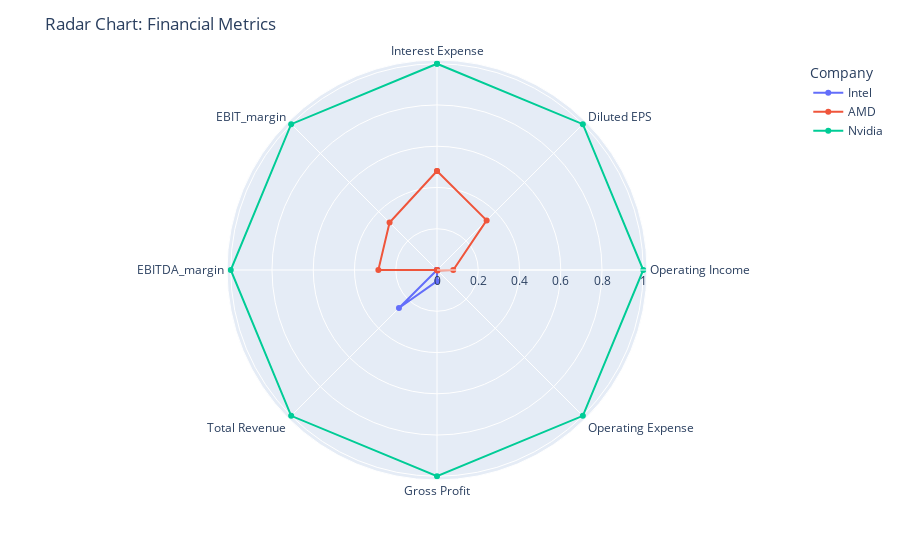

The notebook cell this image was saved under:
### Code cell


### Figure 1 — Plotly figure (JSON) as saved in the notebook; plotly's stock layout.template omitted (floating-point values rounded to 4 significant figures)
{"data": [{"hovertemplate": "Company=Intel<br>Value=%{r}<br>Metric=%{theta}<extra></extra>", "legendgroup": "Intel", "line": {"color": "#636efa", "dash": "solid"}, "marker": {"symbol": "circle"}, "mode": "lines+markers", "name": "Intel", "r": [0, 0, 0, 0, 0.05427, 0.2609, 0, 0, 0], "showlegend": true, "subplot": "polar", "theta": ["Interest Expense", "Diluted EPS", "Operating Income", "Operating Expense", "Gross Profit", "Total Revenue", "EBITDA_margin", "EBIT_margin", "Interest Expense"], "type": "scatterpolar"}, {"hovertemplate": "Company=AMD<br>Value=%{r}<br>Metric=%{theta}<extra></extra>", "legendgroup": "AMD", "line": {"color": "#EF553B", "dash": "solid"}, "marker": {"symbol": "circle"}, "mode": "lines+markers", "name": "AMD", "r": [0.4799, 0.3401, 0.07885, 0.002839, 0, 0, 0.2844, 0.3252, 0.4799], "showlegend": true, "subplot": "polar", "theta": ["Interest Expense", "Diluted EPS", "Operating Income", "Operating Expense", "Gross Profit", "Total Revenue", "EBITDA_margin", "EBIT_margin", "Interest Expense"], "type": "scatterpolar"}, {"hovertemplate": "Company=Nvidia<br>Value=%{r}<br>Metric=%{theta}<extra></extra>", "legendgroup": "Nvidia", "line": {"color": "#00cc96", "dash": "solid"}, "marker": {"symbol": "circle"}, "mode": "lines+markers", "name": "Nvidia", "r": [1.0, 1, 1, 1, 1, 1, 1.0, 1.0, 1.0], "showlegend": true, "subplot": "polar", "theta": ["Interest Expense", "Diluted EPS", "Operating Income", "Operating Expense", "Gross Profit", "Total Revenue", "EBITDA_margin", "EBIT_margin", "Interest Expense"], "type": "scatterpolar"}], "layout": {"legend": {"title": {"text": "Company"}, "tracegroupgap": 0}, "margin": {"t": 60}, "polar": {"angularaxis": {"categoryarray": ["Interest Expense", "Diluted EPS", "Operating Income", "Operating Expense", "Gross Profit", "Total Revenue", "EBITDA_margin", "EBIT_margin"], "categoryorder": "array", "direction": "clockwise", "rotation": 90}, "domain": {"x": [0, 1], "y": [0, 1]}}, "title": {"text": "Radar Chart: Financial Metrics"}}}
